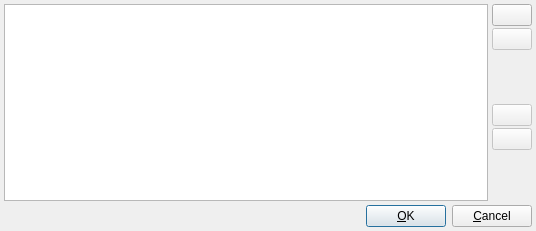
<?xml version="1.0" encoding="UTF-8"?>
<ui version="4.0" stdsetdef="1">
  <author></author>
  <comment>  Copyright 2017 Google Inc.
 Licensed under the Apache License, Version 2.0 (the &quot;License&quot;);
 you may not use this file except in compliance with the License.
 You may obtain a copy of the License at
 http://www.apache.org/licenses/LICENSE-2.0
 Unless required by applicable law or agreed to in writing, software
 distributed under the License is distributed on an &quot;AS IS&quot; BASIS,
 WITHOUT WARRANTIES OR CONDITIONS OF ANY KIND, either express or implied.
 See the License for the specific language governing permissions and
 limitations under the License.
</comment>
  <exportmacro></exportmacro>
  <class>PlacemarkManagerBase</class>
  <widget class="QDialog" name="PlacemarkManagerBase">
    <property name="geometry">
      <rect>
        <x>0</x>
        <y>0</y>
        <width>536</width>
        <height>231</height>
      </rect>
    </property>
    <property name="windowTitle">
      <string>Favorites Manager</string>
    </property>
    <layout class="QGridLayout">
      <property name="margin">
        <number>4</number>
      </property>
      <property name="spacing">
        <number>4</number>
      </property>
      <item row="0" column="0">
        <widget class="QTableView" name="placemark_table">
          <column>
            <property name="text">
              <string>Name</string>
            </property>
          </column>
          <column>
            <property name="text">
              <string>Latitude</string>
            </property>
          </column>
          <column>
            <property name="text">
              <string>Longitude</string>
            </property>
          </column>
          <column>
            <property name="text">
              <string>Level</string>
            </property>
          </column>
        </widget>
      </item>
      <item row="0" column="1">
        <layout class="QVBoxLayout">
          <property name="margin">
            <number>0</number>
          </property>
          <property name="spacing">
            <number>2</number>
          </property>
          <item>
            <widget class="QPushButton" name="add_btn">
              <property name="text">
                <string/>
              </property>
              <property name="icon">
                <pixmap>filenew</pixmap>
              </property>
              <property name="shortcut">
                <string/>
              </property>
              <property name="toolTip" stdset="0">
                <string>Create a new favorite</string>
              </property>
            </widget>
          </item>
          <item>
            <widget class="QPushButton" name="delete_btn">
              <property name="enabled">
                <bool>false</bool>
              </property>
              <property name="text">
                <string/>
              </property>
              <property name="icon">
                <pixmap>editdelete.png</pixmap>
              </property>
              <property name="shortcut">
                <string/>
              </property>
              <property name="toolTip" stdset="0">
                <string>Delete current favorite</string>
              </property>
            </widget>
          </item>
          <item>
            <spacer name="Spacer29">
              <property name="sizeHint">
                <size>
                  <width>0</width>
                  <height>20</height>
                </size>
              </property>
              <property name="sizeType">
                <enum>QSizePolicy::Expanding</enum>
              </property>
              <property name="orientation">
                <enum>Qt::Vertical</enum>
              </property>
            </spacer>
          </item>
          <item>
            <widget class="QPushButton" name="move_up_btn">
              <property name="enabled">
                <bool>false</bool>
              </property>
              <property name="text">
                <string/>
              </property>
              <property name="icon">
                <pixmap>up.png</pixmap>
              </property>
              <property name="toolTip" stdset="0">
                <string>Move favorite up</string>
              </property>
            </widget>
          </item>
          <item>
            <widget class="QPushButton" name="move_down_btn">
              <property name="enabled">
                <bool>false</bool>
              </property>
              <property name="text">
                <string/>
              </property>
              <property name="icon">
                <pixmap>down.png</pixmap>
              </property>
              <property name="toolTip" stdset="0">
                <string>Move favorite down</string>
              </property>
            </widget>
          </item>
          <item>
            <spacer name="Spacer29_2">
              <property name="sizeHint">
                <size>
                  <width>0</width>
                  <height>20</height>
                </size>
              </property>
              <property name="sizeType">
                <enum>QSizePolicy::Expanding</enum>
              </property>
              <property name="orientation">
                <enum>Qt::Vertical</enum>
              </property>
            </spacer>
          </item>
        </layout>
      </item>
      <item row="1" column="0" rowspan="1" colspan="2">
        <layout class="QHBoxLayout">
          <item>
            <spacer name="Spacer5">
              <property name="sizeHint">
                <size>
                  <width>350</width>
                  <height>16</height>
                </size>
              </property>
              <property name="sizeType">
                <enum>QSizePolicy::Expanding</enum>
              </property>
              <property name="orientation">
                <enum>Qt::Horizontal</enum>
              </property>
            </spacer>
          </item>
          <item>
            <widget class="QPushButton" name="ok_btn">
              <property name="text">
                <string>&amp;OK</string>
              </property>
              <property name="shortcut">
                <string>Alt+O</string>
              </property>
              <property name="default">
                <bool>true</bool>
              </property>
            </widget>
          </item>
          <item>
            <widget class="QPushButton" name="cancel_btn">
              <property name="text">
                <string>&amp;Cancel</string>
              </property>
              <property name="shortcut">
                <string>Alt+C</string>
              </property>
            </widget>
          </item>
        </layout>
      </item>
    </layout>
  </widget>
  <layoutdefault spacing="6" margin="11"/>
  <connections>
    <connection>
      <sender>ok_btn</sender>
      <signal>released()</signal>
      <receiver>PlacemarkManagerBase</receiver>
      <slot>accept()</slot>
    </connection>
    <connection>
      <sender>move_up_btn</sender>
      <signal>released()</signal>
      <receiver>PlacemarkManagerBase</receiver>
      <slot>moveUp()</slot>
    </connection>
    <connection>
      <sender>move_down_btn</sender>
      <signal>released()</signal>
      <receiver>PlacemarkManagerBase</receiver>
      <slot>moveDown()</slot>
    </connection>
    <connection>
      <sender>delete_btn</sender>
      <signal>released()</signal>
      <receiver>PlacemarkManagerBase</receiver>
      <slot>deletePlacemark()</slot>
    </connection>
    <connection>
      <sender>add_btn</sender>
      <signal>released()</signal>
      <receiver>PlacemarkManagerBase</receiver>
      <slot>newPlacemark()</slot>
    </connection>
    <connection>
      <sender>placemark_table</sender>
      <signal>currentChanged(int,int)</signal>
      <receiver>PlacemarkManagerBase</receiver>
      <slot>selectionChanged(int,int)</slot>
    </connection>
    <connection>
      <sender>cancel_btn</sender>
      <signal>released()</signal>
      <receiver>PlacemarkManagerBase</receiver>
      <slot>reject()</slot>
    </connection>
    <connection>
      <sender>placemark_table</sender>
      <signal>doubleClicked(int,int,int,QPoint)</signal>
      <receiver>PlacemarkManagerBase</receiver>
      <slot>modifyPlacemark()</slot>
    </connection>
  </connections>
</ui>
